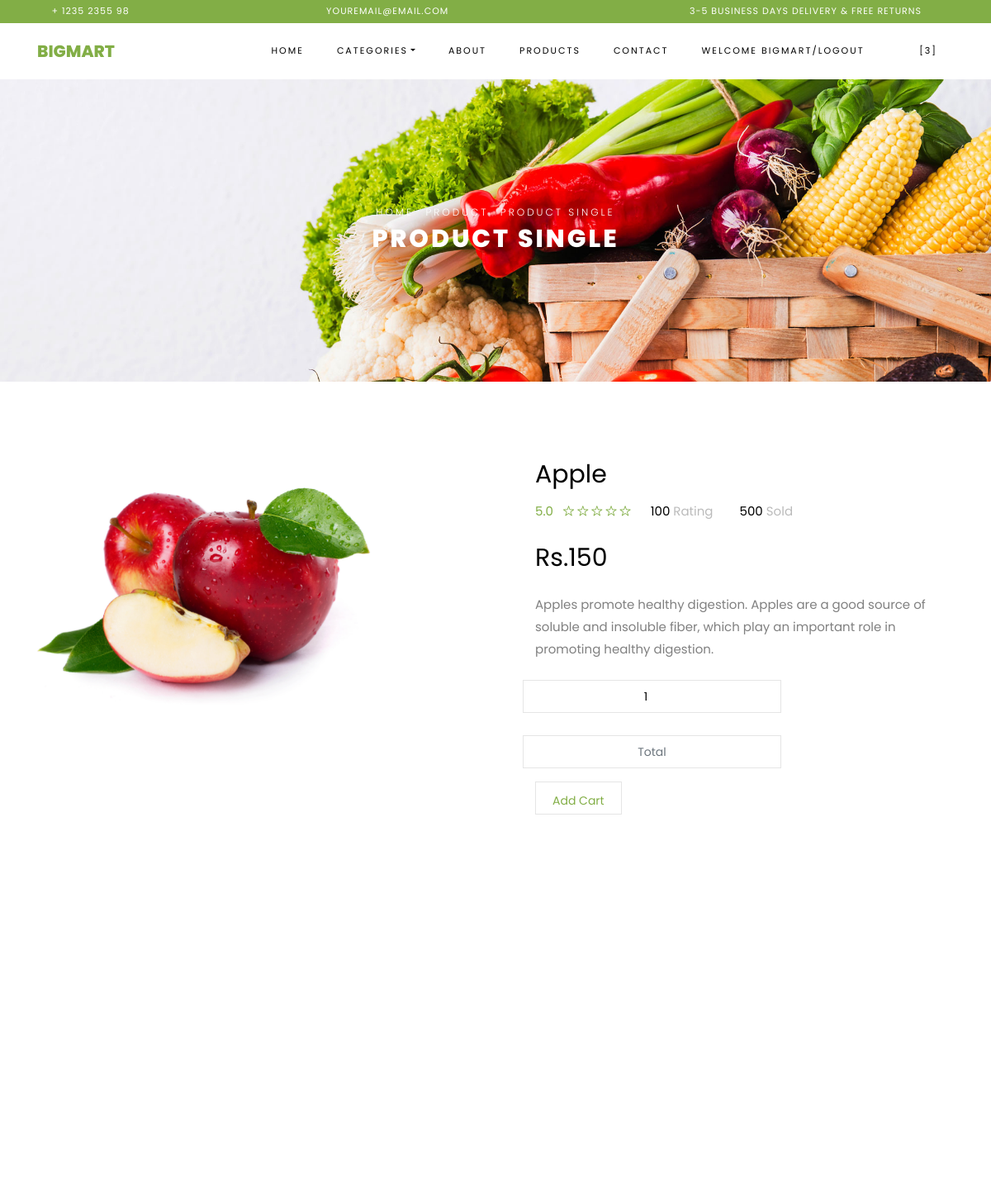
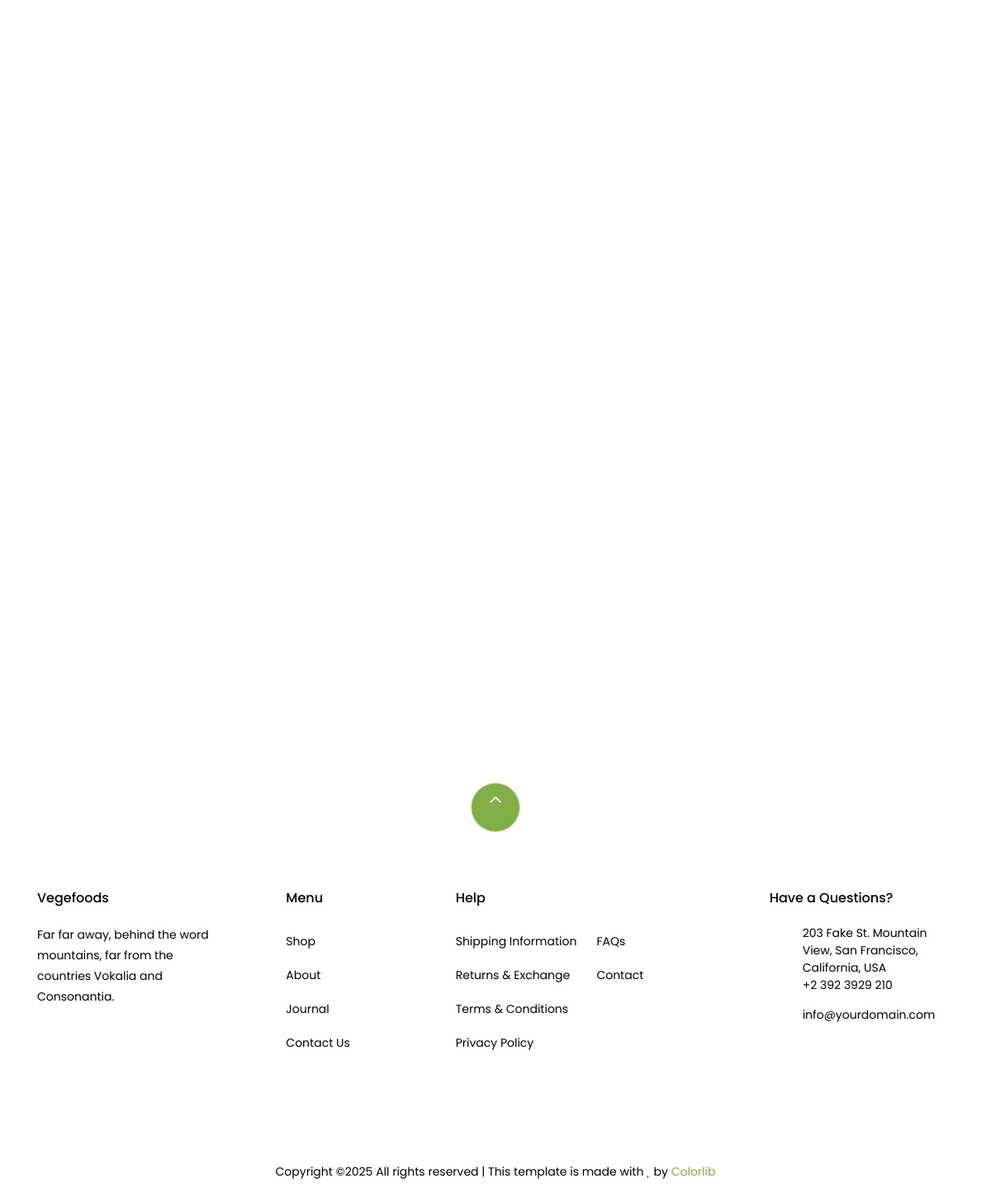
/single_product/2/ (signed in), run on the app's committed database (2 pictures, top to bottom).
### AdminApp/models.py (models this page shows)
class productdb(models.Model):
    Category_name=models.CharField(max_length=100,null=True,blank=True)
    Product_name=models.CharField(max_length=100,null=True,blank=True)
    Price=models.IntegerField(null=True,blank=True)
    Description=models.CharField(max_length=100,null=True,blank=True)
    Quantity=models.IntegerField(null=True,blank=True)
    Image=models.ImageField(upload_to="Product Images", null=True,blank=True)

### WebApp/views.py (the view)
# urls.py: path("single_product/<int:pro_id>/", views.single_product, name="single_product"),
def single_product(request,pro_id):
    products = productdb.objects.all()
    cat_data = CartDb.objects.filter(Username=request.session['Username'])
    cat = cat_data.count()
    data=productdb.objects.get(id=pro_id)
    return render(request,'SingleProduct.html',{'data':data,'products':products,'cat':cat})

### WebApp/templates/SingleProduct.html (shortened to what this page needs)
<!DOCTYPE html>
{% load static %}
<html lang="en">
      <head>
    <link rel="stylesheet" href="{% static 'adminstyle/css/open-iconic-bootstrap.min.css' %}">
    <link rel="stylesheet" href="{% static 'adminstyle/css/animate.css' %}">
    <link rel="stylesheet" href="{% static 'adminstyle/css/owl.carousel.min.css' %}">
    <link rel="stylesheet" href="{% static 'adminstyle/css/owl.theme.default.min.css' %}">
    <link rel="stylesheet" href="{% static 'adminstyle/css/magnific-popup.css' %}">
    <link rel="stylesheet" href="{% static 'adminstyle/css/aos.css' %}">
    <link rel="stylesheet" href="{% static 'adminstyle/css/ionicons.min.css' %}">
    <link rel="stylesheet" href="{% static 'adminstyle/css/bootstrap-datepicker.css' %}">
    <link rel="stylesheet" href="{% static 'adminstyle/css/jquery.timepicker.css' %}">
    <link rel="stylesheet" href="{% static 'adminstyle/css/flaticon.css' %}">
    <link rel="stylesheet" href="{% static 'adminstyle/css/icomoon.css' %}">
    <link rel="stylesheet" href="{% static 'adminstyle/css/style.css' %}">
  </head>
  <body class="goto-here">
<div class="py-1 bg-primary">
    	<div class="container">
    		<div class="row no-gutters d-flex align-items-start align-items-center px-md-0">
	    		<div class="col-lg-12 d-block">
		    		<div class="row d-flex">
		    			<div class="col-md pr-4 d-flex topper align-items-center">
					    	<div class="icon mr-2 d-flex justify-content-center align-items-center"><span class="icon-phone2"></span></div>
						    <span class="text">+ 1235 2355 98</span>
					    </div>
					    <div class="col-md pr-4 d-flex topper align-items-center">
					    	<div class="icon mr-2 d-flex justify-content-center align-items-center"><span class="icon-paper-plane"></span></div>
						    <span class="text">youremail@email.com</span>
					    </div>
					    <div class="col-md-5 pr-4 d-flex topper align-items-center text-lg-right">
						    <span class="text">3-5 Business days delivery &amp; Free Returns</span>
					    </div>
				    </div>
			    </div>
		    </div>
		  </div>
    </div>
      <nav class="navbar navbar-expand-lg navbar-dark ftco_navbar bg-dark ftco-navbar-light" id="ftco-navbar">
	    <div class="container">
	      <a class="navbar-brand" href="{% static 'adminstyle/index.html' %}">BIGMART</a>
	      <div class="collapse navbar-collapse" id="ftco-nav">
	        <ul class="navbar-nav ml-auto">
	          <li class="nav-item active"><a href="{% url 'homePage' %}" class="nav-link">Home</a></li>
	          <li class="nav-item dropdown">
              <a class="nav-link dropdown-toggle" href="#" id="dropdown04" data-toggle="dropdown" aria-haspopup="true" aria-expanded="false">CATEGORIES</a>
            </li>
	          <li class="nav-item"><a href="{% url 'aboutpage' %}" class="nav-link">About</a></li>
	          <li class="nav-item"><a href="{%url 'productpage' %}" class="nav-link">PRODUCTS</a></li>
	          <li class="nav-item"><a href="{% url 'contactpage' %}" class="nav-link">Contact</a></li>
                {% if request.session.Username %}
	          <li class="nav-item"><a href="{% url 'delete_user' %}" class="nav-link">Welcome {{request.session.Username}}/Logout</a></li>
                {% else %}
	          <li class="nav-item"><a href="{% url 'delete_user' %}" class="nav-link">Register/Login</a></li>
                {% endif %}
	          <li ><a href="{% url 'cart' %}" class="nav-link"></a></li>
                <li class="nav-item cta cta-colored">
    <a href="{% url 'cart' %}" class="nav-link">
        <span class="icon-shopping_cart"></span>[{{cat}}]
    </a>
</li>
	        </ul>
	      </div>
	    </div>
	  </nav>
    <div class="hero-wrap hero-bread" style="background-image: url({% static 'adminstyle/images/bg_1.jpg' %});">
      <div class="container">
        <div class="row no-gutters slider-text align-items-center justify-content-center">
          <div class="col-md-9 ftco-animate text-center">
          	<p class="breadcrumbs"><span class="mr-2"><a href="index.html">Home</a></span> <span class="mr-2"><a href="index.html">Product</a></span> <span>Product Single</span></p>
            <h1 class="mb-0 bread">Product Single</h1>
          </div>
        </div>
      </div>
    </div>
    <section class="ftco-section">
    	<div class="container">
    		<div class="row">
    			<div class="col-lg-6 mb-5 ftco-animate">
    				<a href="{% static 'adminstyle/images/product-1.jpg' %}" class="image-popup"><img src="{{data.Image.url}}" height="300px" alt="Colorlib Template"></a>
    			</div>
    			<div class="col-lg-6 product-details pl-md-5 ftco-animate">
    				<h3>{{data.Product_name}}</h3>
    				<div class="rating d-flex">
							<p class="text-left mr-4">
								<a href="#" class="mr-2">5.0</a>
								<a href="#"><span class="ion-ios-star-outline"></span></a>
								<a href="#"><span class="ion-ios-star-outline"></span></a>
								<a href="#"><span class="ion-ios-star-outline"></span></a>
								<a href="#"><span class="ion-ios-star-outline"></span></a>
								<a href="#"><span class="ion-ios-star-outline"></span></a>
							</p>
							<p class="text-left mr-4">
								<a href="#" class="mr-2" style="color: #000;">100 <span style="color: #bbb;">Rating</span></a>
							</p>
							<p class="text-left">
								<a href="#" class="mr-2" style="color: #000;">500 <span style="color: #bbb;">Sold</span></a>
							</p>
						</div>
    				<p class="price"><span>Rs.{{data.Price}}</span></p>
    				<p>{{data.Description}}
						</p>
					<form method="post" action="{% url 'save_cart' %}">
						<div class="row mt-4">
							<div>
	             			    <input type="number" id="quantity" name="quantity" class="form-control input-number" value="1" min="1" ><br>
	             				<input type="text" id="total" name="total" class="form-control mb-3  input-number" placeholder="Total">
	             	</div>
          	</div>
						<div >
       			<button>Add Cart</button>
    					</div>
						</form>
    			</div>
    		</div>
    	</div>
    </section>
    <section class="ftco-section">
    	<div class="container">
				<div class="row justify-content-center mb-3 pb-3">
        </div>
    	</div>
    	<div class="container">
    		<div class="row">
    		</div>
    	</div>
    </section>
    <footer class="ftco-footer ftco-section">
      <div class="container">
      	<div class="row">
      		<div class="mouse">
						<a href="#" class="mouse-icon">
							<div class="mouse-wheel"><span class="ion-ios-arrow-up"></span></div>
						</a>
					</div>
      	</div>
        <div class="row mb-5">
          <div class="col-md">
            <div class="ftco-footer-widget mb-4">
              <h2 class="ftco-heading-2">Vegefoods</h2>
              <p>Far far away, behind the word mountains, far from the countries Vokalia and Consonantia.</p>
              <ul class="ftco-footer-social list-unstyled float-md-left float-lft mt-5">
              </ul>
            </div>
          </div>
          <div class="col-md">
            <div class="ftco-footer-widget mb-4 ml-md-5">
              <h2 class="ftco-heading-2">Menu</h2>
              <ul class="list-unstyled">
                <li><a href="#" class="py-2 d-block">Shop</a></li>
                <li><a href="#" class="py-2 d-block">About</a></li>
                <li><a href="#" class="py-2 d-block">Journal</a></li>
                <li><a href="#" class="py-2 d-block">Contact Us</a></li>
              </ul>
            </div>
          </div>
          <div class="col-md-4">
             <div class="ftco-footer-widget mb-4">
              <h2 class="ftco-heading-2">Help</h2>
              <div class="d-flex">
	              <ul class="list-unstyled mr-l-5 pr-l-3 mr-4">
	                <li><a href="#" class="py-2 d-block">Shipping Information</a></li>
	                <li><a href="#" class="py-2 d-block">Returns &amp; Exchange</a></li>
	                <li><a href="#" class="py-2 d-block">Terms &amp; Conditions</a></li>
	                <li><a href="#" class="py-2 d-block">Privacy Policy</a></li>
	              </ul>
	              <ul class="list-unstyled">
	                <li><a href="#" class="py-2 d-block">FAQs</a></li>
	                <li><a href="#" class="py-2 d-block">Contact</a></li>
	              </ul>
	            </div>
            </div>
          </div>
          <div class="col-md">
            <div class="ftco-footer-widget mb-4">
            	<h2 class="ftco-heading-2">Have a Questions?</h2>
            	<div class="block-23 mb-3">
	              <ul>
	                <li><span class="icon icon-map-marker"></span><span class="text">203 Fake St. Mountain View, San Francisco, California, USA</span></li>
	                <li><a href="#"><span class="icon icon-phone"></span><span class="text">+2 392 3929 210</span></a></li>
	                <li><a href="#"><span class="icon icon-envelope"></span><span class="text">info@yourdomain.com</span></a></li>
	              </ul>
	            </div>
            </div>
          </div>
        </div>
        <div class="row">
          <div class="col-md-12 text-center">
            <p>
						  Copyright &copy;<script>document.write(new Date().getFullYear());</script> All rights reserved | This template is made with <i class="icon-heart color-danger" aria-hidden="true"></i> by <a href="https://colorlib.com" target="_blank">Colorlib</a>
						</p>
          </div>
        </div>
      </div>
    </footer>
  </body>
</html>

### WebApp/static/adminstyle/css/icomoon.css (style rules this page uses)
[class^="icon-"], [class*=" icon-"] { font-family: 'icomoon' !important; speak: none; font-style: normal; font-weight: normal; font-variant: normal; text-transform: none; line-height: 1; -webkit-font-smoothing: antialiased; -moz-osx-font-smoothing: grayscale; }
.icon-heart:before { content: "\f004"; }
.icon-map-marker:before { content: "\f041"; }
.icon-phone:before { content: "\f095"; }
.icon-envelope:before { content: "\f0e0"; }
.icon-paper-plane:before { content: "\f1d8"; }
.icon-phone2:before { content: "\e0cd"; }
.icon-shopping_cart:before { content: "\e8cc"; }

### data on the page
productdb: Image (picture), Product_name "Apple", Price "150", Description "Apples promote healthy digestion. Apples are a good source of soluble and insoluble fiber, which play an important role in promoting healthy digestion."

### other printed values
{{ request.session.Username }} "BIGMART"
{{ cat }} "3"
